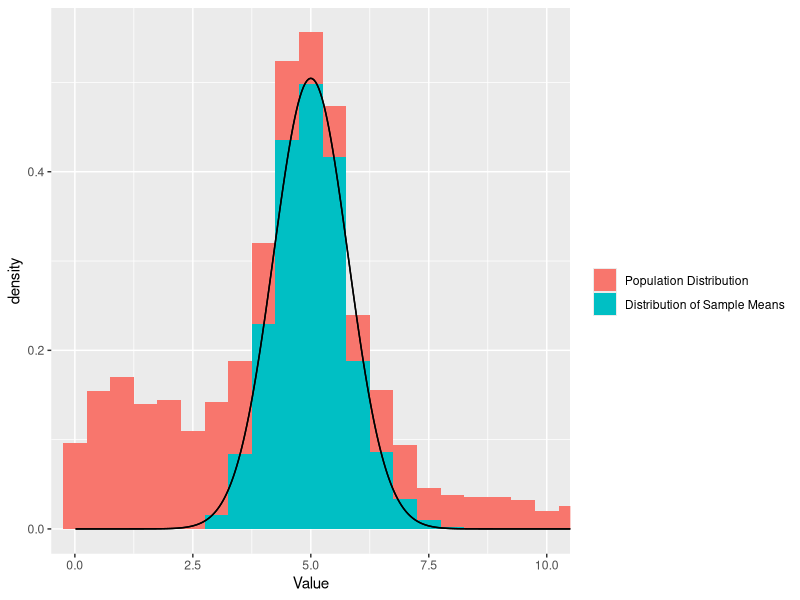
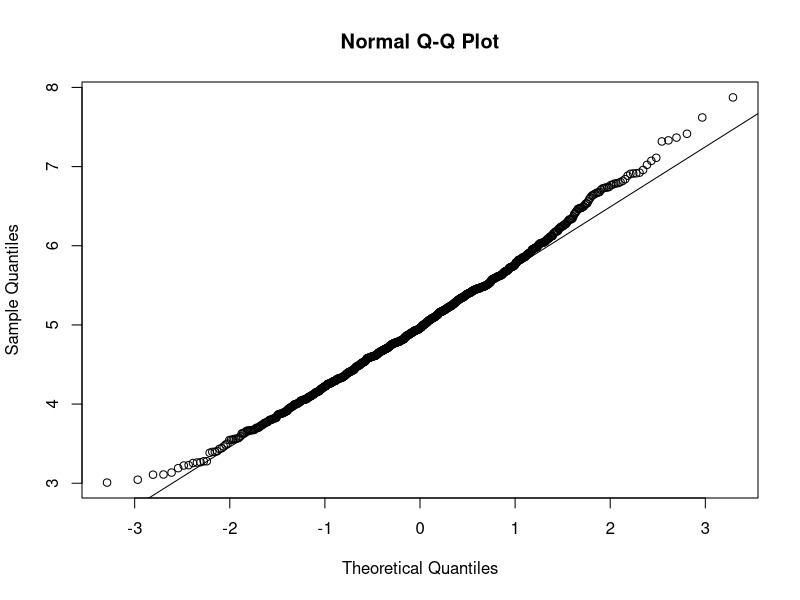

The R source for these figures, in order:
## ---- chunk 1
library(ggplot2)
library(reshape2)
library(knitr)
## ---- chunk 2
n = 40
reps =1000
lambda = 0.2
set.seed(92715)
a <- rexp(reps, lambda)
b <- replicate(reps, mean(rexp(n,lambda)))
data <- data.frame(exp = a, means = b)
## ---- chunk 3
thmean = 1/lambda
thvar = 1/(lambda*sqrt(n))
obmean <- mean(data$means)
obvar <- var(data$means)
labels <- c("Observed Mean", "Observed Variance", "Theoretical Mean", "Theoretical Variance") 
vals <- c(obmean, obvar, thmean, thvar)
library(knitr)
kable(cbind(Variable = labels, Value=vals), digits=4)
## ---- chunk 4
library(reshape2)
library(ggplot2)
data2 <- melt(data, value.name = "Value", measure.vars = c("exp", "means"))
p <- ggplot(data2, aes(x=Value, fill=variable)) + geom_histogram(aes(y = ..density..), binwidth=0.5)
p <- p + coord_cartesian(xlim=c(0,10)) + stat_function(fun = dnorm, args = list(mean=1/lambda, sd = thvar), n = reps, color="black")
p <- p + scale_fill_discrete(name=" ",breaks=c("exp", "means"),
                                   labels=c("Population Distribution", "Distribution of Sample Means"))
print(p)
## ---- chunk 5
qqnorm(data$means)
qqline(data$means)
